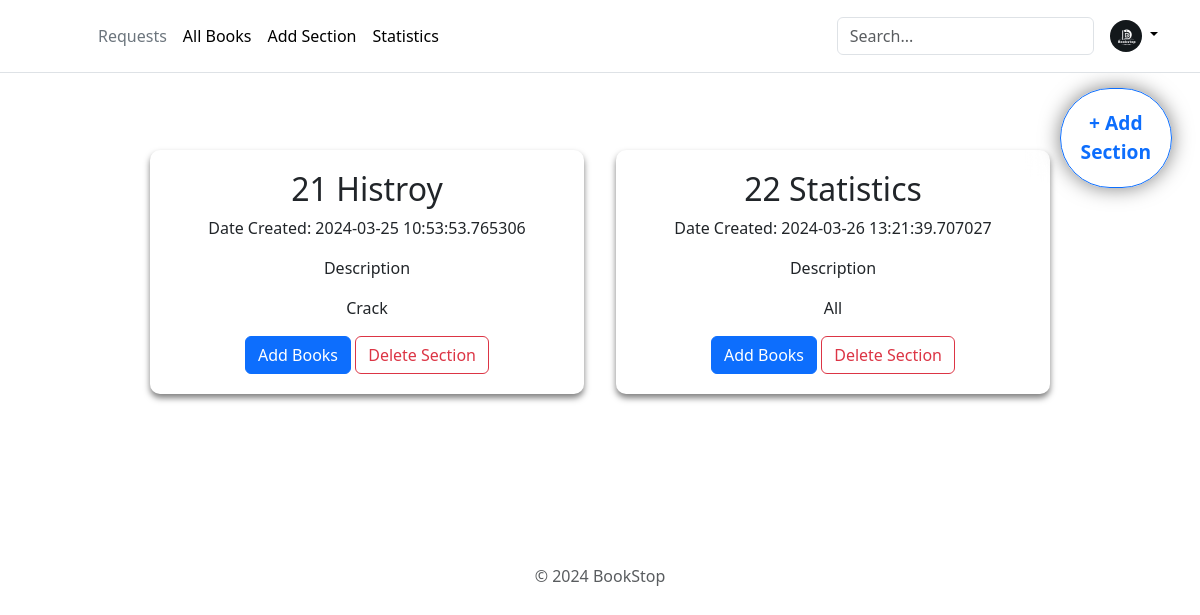
Page /add-section on the earlier database version.
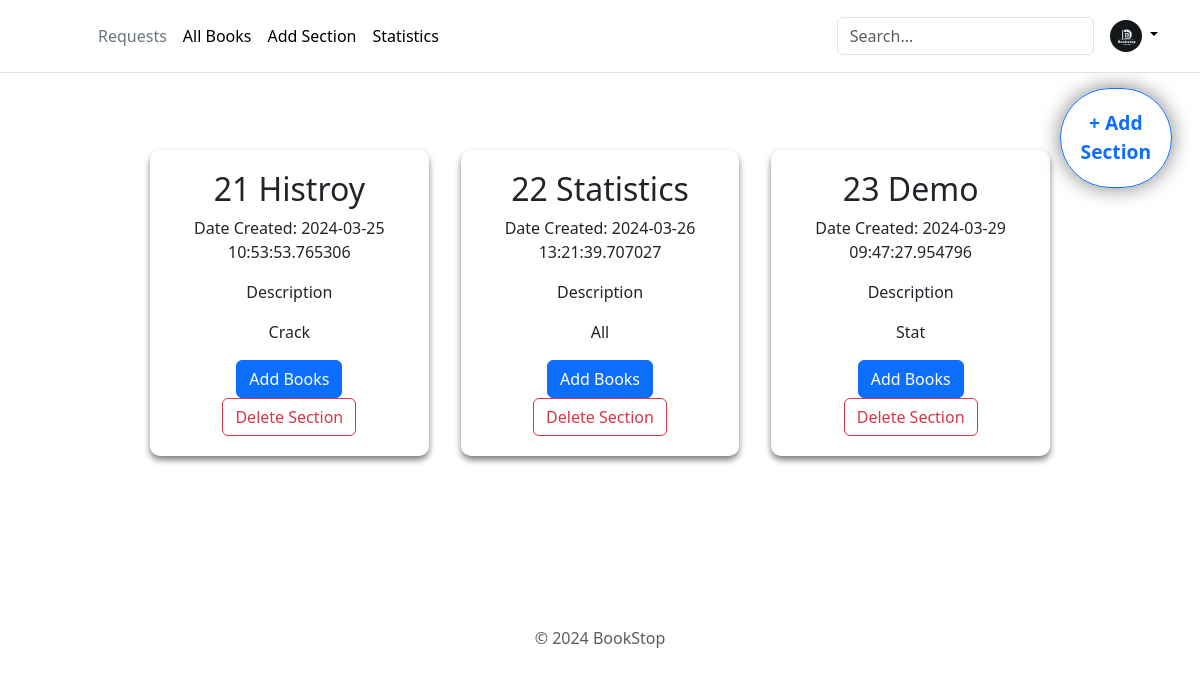
Same page on the later database version.
### app.py (models this page shows)
class Section(db.Model):
    __tablename__ = 'section'
    SectionId = db.Column(db.Integer, autoincrement=True, primary_key=True)
    Title = db.Column(db.String(50), nullable=False)
    CreatedDate = db.Column(db.DateTime, nullable=False, default=datetime.datetime.utcnow)
    Description = db.Column(db.Text, nullable=False)
    ImageLink = db.Column(db.String(255))

### app.py (the view)
@app.route("/add-section", methods = ["GET","POST"])
def addSection():
    if request.method == 'POST':
        data = request.form.to_dict()
        section = Section(Title=data['section'], Description=data['text'])
        db.session.add(section)
        db.session.commit()
        section = Section.query.all()
        return render_template("add-section.html", section = section)
    else:
        section = Section.query.all()
        return render_template("add-section.html", section = section)

### templates/add-section.html (shortened to what this page needs)
<!DOCTYPE html>
<html lang="en">
  <head>
    <link rel="stylesheet" href="/static/add-section.css" />
    {% include 'bootstrap.html' %}
  </head>
  <body>
    <div>
      {% include 'headerAdmin.html' %}
      <div>
        <button type="button" id="addSection" class="btn btn-outline-primary">
          + Add<br />Section
        </button>
        <div class="main-container">
          {% for sec in section %}
          <div class="section-container" id="{{ sec.SectionId }}">
            <h2>{{ sec.SectionId }} {{ sec.Title }}</h2>
            <p>Date Created: {{ sec.CreatedDate }}</p>
            <div>
              <p>Description</p>
              <p>{{ sec.Description }}</p>
            </div>
            <button
              type="button"
              id="addBook{{ sec.SectionId }}"
              class="btn btn-primary"
            >
              Add Books
            </button>
            <form
              action="{{ url_for('deleteSection', sectionId=sec.SectionId) }}"
              method="post"
              style="display: inline"
            >
              <button type="submit" class="btn btn-outline-danger">
                Delete Section
              </button>
            </form>
          </div>
          {% include 'addBookPopup.html' %}{% endfor %}
        </div>
      </div>
      {% include 'footer.html' %}
    </div>
  </body>
</html>

Differences in the rows shown:
added Section: SectionId "23", Title "Demo", CreatedDate "2024-03-29 09:47:27.954796", Description "Stat"
